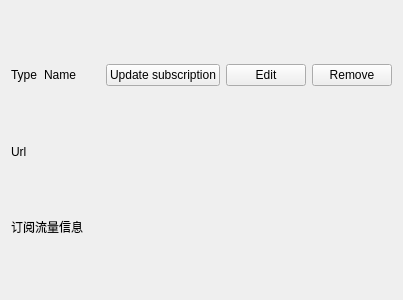
<?xml version="1.0" encoding="UTF-8"?>
<ui version="4.0">
 <class>GroupItem</class>
 <widget class="QWidget" name="GroupItem">
  <property name="geometry">
   <rect>
    <x>0</x>
    <y>0</y>
    <width>403</width>
    <height>300</height>
   </rect>
  </property>
  <property name="sizePolicy">
   <sizepolicy hsizetype="Minimum" vsizetype="Minimum">
    <horstretch>0</horstretch>
    <verstretch>0</verstretch>
   </sizepolicy>
  </property>
  <property name="windowTitle">
   <string notr="true"/>
  </property>
  <layout class="QVBoxLayout" name="verticalLayout">
   <item>
    <layout class="QHBoxLayout" name="horizontalLayout">
     <item>
      <widget class="QLabel" name="type">
       <property name="sizePolicy">
        <sizepolicy hsizetype="Maximum" vsizetype="Maximum">
         <horstretch>0</horstretch>
         <verstretch>0</verstretch>
        </sizepolicy>
       </property>
       <property name="colorRole" stdset="0">
        <string notr="true">tag</string>
       </property>
       <property name="text">
        <string notr="true">Type</string>
       </property>
      </widget>
     </item>
     <item>
      <widget class="QLabel" name="name">
       <property name="sizePolicy">
        <sizepolicy hsizetype="Ignored" vsizetype="Maximum">
         <horstretch>0</horstretch>
         <verstretch>0</verstretch>
        </sizepolicy>
       </property>
       <property name="text">
        <string notr="true">Name</string>
       </property>
      </widget>
     </item>
     <item>
      <widget class="QPushButton" name="update_sub">
       <property name="sizePolicy">
        <sizepolicy hsizetype="Maximum" vsizetype="Fixed">
         <horstretch>0</horstretch>
         <verstretch>0</verstretch>
        </sizepolicy>
       </property>
       <property name="text">
        <string>Update subscription</string>
       </property>
      </widget>
     </item>
     <item>
      <widget class="QPushButton" name="edit">
       <property name="sizePolicy">
        <sizepolicy hsizetype="Maximum" vsizetype="Fixed">
         <horstretch>0</horstretch>
         <verstretch>0</verstretch>
        </sizepolicy>
       </property>
       <property name="text">
        <string>Edit</string>
       </property>
      </widget>
     </item>
     <item>
      <widget class="QPushButton" name="remove">
       <property name="sizePolicy">
        <sizepolicy hsizetype="Maximum" vsizetype="Fixed">
         <horstretch>0</horstretch>
         <verstretch>0</verstretch>
        </sizepolicy>
       </property>
       <property name="text">
        <string>Remove</string>
       </property>
      </widget>
     </item>
    </layout>
   </item>
   <item>
    <widget class="QLabel" name="url">
     <property name="sizePolicy">
      <sizepolicy hsizetype="Ignored" vsizetype="Maximum">
       <horstretch>0</horstretch>
       <verstretch>0</verstretch>
      </sizepolicy>
     </property>
     <property name="colorRole" stdset="0">
      <string notr="true">muted</string>
     </property>
     <property name="text">
      <string notr="true">Url</string>
     </property>
    </widget>
   </item>
   <item>
    <widget class="QLabel" name="subinfo">
     <property name="sizePolicy">
      <sizepolicy hsizetype="Preferred" vsizetype="Maximum">
       <horstretch>0</horstretch>
       <verstretch>0</verstretch>
      </sizepolicy>
     </property>
     <property name="text">
      <string notr="true">订阅流量信息</string>
     </property>
    </widget>
   </item>
  </layout>
 </widget>
 <resources/>
 <connections/>
</ui>
